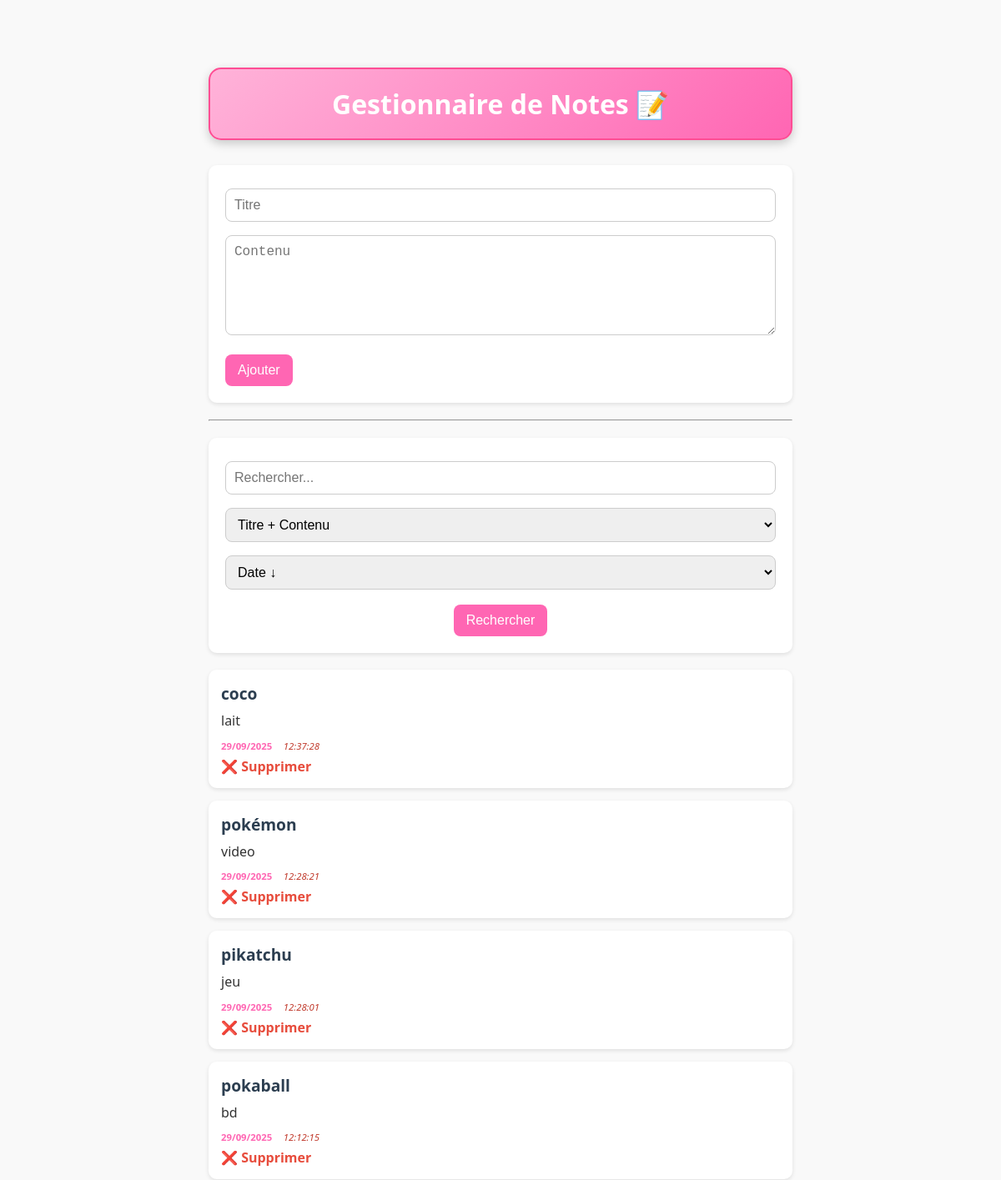
Before: / (upper part) with the older database file.
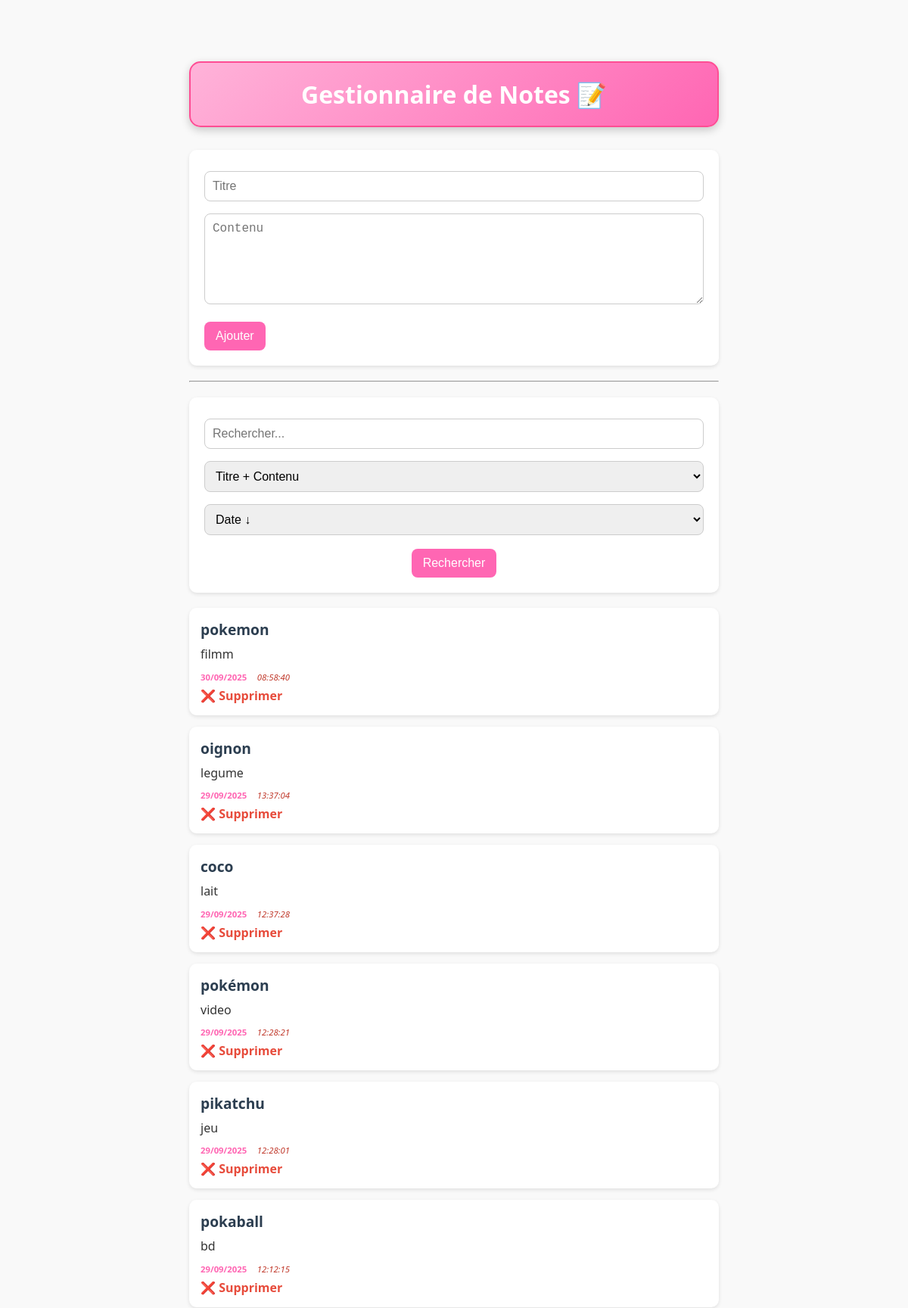
After: the same page with the newer database file.
### tables this page shows
CREATE TABLE notes (
        id INTEGER PRIMARY KEY AUTOINCREMENT,
        title TEXT NOT NULL,
        content TEXT NOT NULL,
        created_at DATETIME DEFAULT CURRENT_TIMESTAMP
    );

### index.php (called while the page is built)
<?php
require_once __DIR__ . '/controllers/noteController.php';
include __DIR__ . '/views/header.php';
include __DIR__ . '/views/form.php';
include __DIR__ . '/views/notes.php';
include __DIR__ . '/views/footer.php';

### controllers/noteController.php (called while the page is built, shortened)
<?php
require_once __DIR__ . '/../models/db.php';
require_once __DIR__ . '/../models/noteModel.php';
$search = $_GET['search'] ?? null;
$notes = getNotes($pdo, $search);

### models/noteModel.php (called while the page is built, shortened)
<?php
function getNotes($pdo, $search = null, $sort = 'date_desc', $filter = 'all') {
    switch ($sort) {
        default: $order = "created_at DESC"; break;
    }
    if ($search) {
        switch ($filter) {
            case 'title':
                $stmt = $pdo->prepare("SELECT * FROM notes WHERE title LIKE ? ORDER BY $order");
                $stmt->execute(["%$search%"]);
                break;
            case 'content':
                $stmt = $pdo->prepare("SELECT * FROM notes WHERE content LIKE ? ORDER BY $order");
                $stmt->execute(["%$search%"]);
                break;
            default:
                $stmt = $pdo->prepare("SELECT * FROM notes WHERE title LIKE ? OR content LIKE ? ORDER BY $order");
                $stmt->execute(["%$search%", "%$search%"]);
                break;
        }
        return $stmt->fetchAll(PDO::FETCH_ASSOC);
    } else {
        return $pdo->query("SELECT * FROM notes ORDER BY $order")->fetchAll(PDO::FETCH_ASSOC);
    }
}

### views/notes.php (the view)
<ul>
<?php foreach ($notes as $note): ?>
    <li class="note">
        <strong><?= htmlspecialchars($note['title']) ?></strong>
        <p><?= nl2br(htmlspecialchars($note['content'])) ?></p>
        <div class="note-datetime">
            <small class="note-date"><?= date('d/m/Y', strtotime($note['created_at'])) ?></small>
            <small class="note-time"><?= date('H:i:s', strtotime($note['created_at'])) ?></small>
        </div>
        <a href="index.php?delete=<?= $note['id'] ?>">❌ Supprimer</a>
    </li>
<?php endforeach; ?>
</ul>

### views/header.php (shortened to what this page needs)
<!DOCTYPE html>
<html lang="fr">
<head>
    <link rel="stylesheet" href="style.css">
    <link rel="stylesheet" href="https://cdn.jsdelivr.net/simplemde/latest/simplemde.min.css">
</head>
<body>
    <h1>Gestionnaire de Notes 📝</h1>

### views/form.php (shortened to what this page needs)
<form method="POST" action="index.php">
    <input type="text" name="title" placeholder="Titre" required>
    <textarea name="content" placeholder="Contenu" required></textarea>
    <button type="submit">Ajouter</button>
</form>
<hr>
<form method="GET" action="index.php" class="search-form">
    <input type="text" name="search" placeholder="Rechercher..." value="<?= htmlspecialchars($_GET['search'] ?? '') ?>">
    <select name="filter">
        <option value="all" <?= ($_GET['filter'] ?? '') === 'all' ? 'selected' : '' ?>>Titre + Contenu</option>
    </select>
    <select name="sort">
        <option value="date_desc" <?= ($_GET['sort'] ?? '') === 'date_desc' ? 'selected' : '' ?>>Date ↓</option>
    </select>
    <button type="submit">Rechercher</button>
</form>

### views/footer.php (shortened to what this page needs)
</body>
</html>

### style.css (style rules this page uses)
body { font-family: "Segoe UI", Tahoma, sans-serif; background: #f9f9f9; color: #333; max-width: 700px; margin: 40px auto; padding: 20px; }
h1 { text-align: center; font-size: 2rem; color: #fff; background: linear-gradient(135deg, #ffb3d9, #ff66b3); padding: 20px 15px; border-radius: 15px; box-shadow: 0 4px 12px rgba(0,0,0,0.2); border: 2px solid #ff4d94; margin-bottom: 30px; }
form { background: #fff; padding: 20px; margin-bottom: 20px; border-radius: 10px; box-shadow: 0px 2px 5px rgba(0,0,0,0.1); }
form input[type="text"], form textarea, form select { width: 100%; padding: 10px; margin: 8px 0; border: 1px solid #ccc; border-radius: 8px; font-size: 1rem; box-sizing: border-box; }
form textarea { min-height: 120px; resize: vertical; }
form button { background: #ff66b3; color: white; border: none; padding: 10px 15px; border-radius: 8px; cursor: pointer; font-size: 1rem; margin-top: 10px; transition: background 0.3s ease; }
.search-form { text-align: center; margin: 20px 0; }
ul { list-style: none; padding: 0; }
li.note { background: #fff; padding: 15px; margin-bottom: 15px; border-radius: 10px; box-shadow: 0px 2px 5px rgba(0,0,0,0.1); transition: transform 0.2s ease; }
li.note strong { font-size: 1.2rem; color: #2c3e50; }
li.note p { margin: 8px 0; line-height: 1.4; }
.note-datetime { margin-top: 5px; font-size: 0.85rem; color: #7f8c8d; }
.note-date { margin-right: 10px; font-weight: bold; color: #ff66b3; }
.note-time { color: #c0392b; font-style: italic; }
li.note a { color: #e74c3c; text-decoration: none; font-weight: bold; margin-top: 5px; display: inline-block; }

Changed rows visible on the page:
added notes: title "pokemon", content "filmm", created_at "30/09/2025", created_at "08:58:40"
added notes: title "oignon", content "legume", created_at "29/09/2025", created_at "13:37:04"
